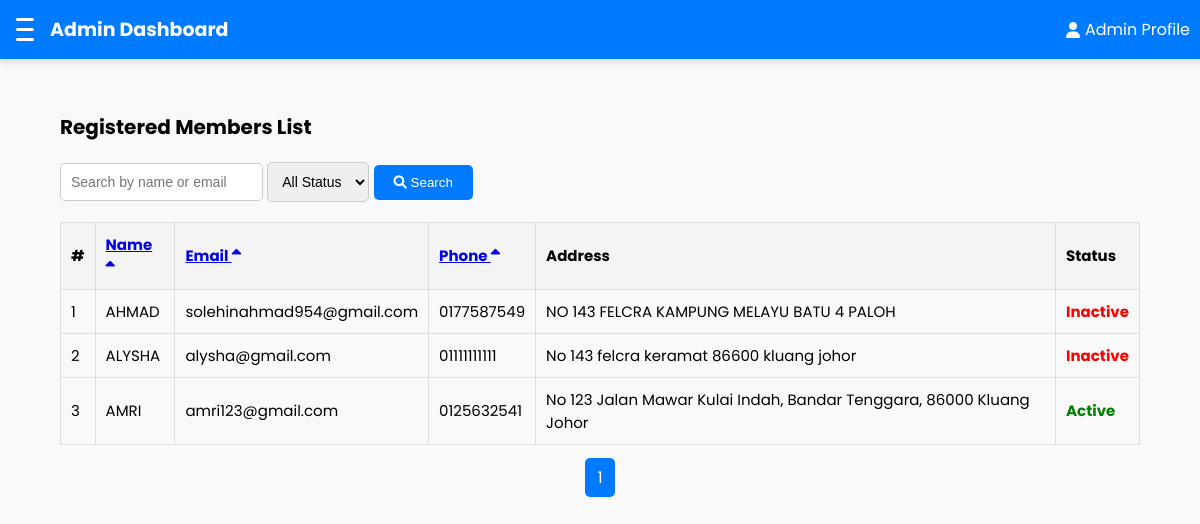
The page /admin/view_members.php (signed in) on the database its author committed.
### tables this page shows
CREATE TABLE `members` (
  `id` int(11) NOT NULL,
  `name` varchar(255) NOT NULL,
  `gender` enum('male','female') NOT NULL,
  `status` enum('inactive','active') DEFAULT 'inactive',
  `email` varchar(255) NOT NULL,
  `password` varchar(255) NOT NULL,
  `phone` varchar(20) DEFAULT NULL,
  `address` text DEFAULT NULL,
  `created_at` timestamp NOT NULL DEFAULT current_timestamp(),
  `profile_picture` varchar(255) DEFAULT NULL
);

### admin/view_members.php (the view, shortened to what this page needs)
<?php
include '../includes/db.php';
$search = isset($_GET['search']) ? $_GET['search'] : '';
$filter = isset($_GET['status']) ? $_GET['status'] : '';
$page = isset($_GET['page']) ? (int)$_GET['page'] : 1;
$limit = 10;
$offset = ($page - 1) * $limit;
$sort_column = isset($_GET['sort']) ? $_GET['sort'] : 'name';
$sort_order = isset($_GET['order']) && $_GET['order'] === 'desc' ? 'desc' : 'asc';
$query = "
    SELECT
        m.*,
        IFNULL(mp.status, 'inactive') AS membership_status
    FROM members m
    LEFT JOIN member_packages mp ON m.id = mp.member_id AND mp.status = 'active'
    WHERE (m.name LIKE '%$search%' OR m.email LIKE '%$search%')
";
$query .= " ORDER BY $sort_column $sort_order LIMIT $limit OFFSET $offset";
$result = $conn->query($query);
$total_query = "
    SELECT COUNT(*) as total
    FROM members m
    LEFT JOIN member_packages mp ON m.id = mp.member_id AND mp.status = 'active'
    WHERE (m.name LIKE '%$search%' OR m.email LIKE '%$search%')
";
$total_result = $conn->query($total_query);
$total_members = $total_result->fetch_assoc()['total'];
$total_pages = ceil($total_members / $limit);
$next_order = $sort_order === 'asc' ? 'desc' : 'asc';
?>
<!DOCTYPE html>
<html lang="en">
<head>
    <link rel="stylesheet" href="https://cdnjs.cloudflare.com/ajax/libs/font-awesome/6.0.0/css/all.min.css">
    <link rel="stylesheet" href="../css/admin.css">
</head>
<body>
<header>
    <nav class="navbar">
        <div class="navbar-left">
            <button class="hamburger" id="hamburger-menu">
                <span class="bar"></span>
                <span class="bar"></span>
                <span class="bar"></span>
            </button>
            <a href="dashboard.php" class="logo">Admin Dashboard</a>
        </div>
        <div class="profile">
            <a href="#"><i class="fas fa-user"></i> Admin Profile</a>
        </div>
    </nav>
</header>
<div class="dashboard-container">
    <main class="main-content">
        <div class="container">
            <h2>Registered Members List</h2>
            <div class="search-filter">
                <form method="GET">
                    <input type="text" name="search" placeholder="Search by name or email" value="<?php echo $search; ?>">
                    <select name="status">
                        <option value="">All Status</option>
                    </select>
                    <button type="submit"><i class="fas fa-search"></i> Search</button>
                </form>
            </div>
            <table>
                <thead>
                    <tr>
                        <th>#</th>
                        <th>
                            <a href="?search=<?php echo $search; ?>&status=<?php echo $filter; ?>&sort=name&order=<?php echo $next_order; ?>">
                                Name <i class="fas fa-sort-<?php echo $sort_column === 'name' ? $sort_order : 'asc'; ?>"></i>
                            </a>
                        </th>
                        <th>
                            <a href="?search=<?php echo $search; ?>&status=<?php echo $filter; ?>&sort=email&order=<?php echo $next_order; ?>">
                                Email <i class="fas fa-sort-<?php echo $sort_column === 'email' ? $sort_order : 'asc'; ?>"></i>
                            </a>
                        </th>
                        <th>
                            <a href="?search=<?php echo $search; ?>&status=<?php echo $filter; ?>&sort=phone&order=<?php echo $next_order; ?>">
                                Phone <i class="fas fa-sort-<?php echo $sort_column === 'phone' ? $sort_order : 'asc'; ?>"></i>
                            </a>
                        </th>
                        <th>
                            Address
                        </th>
                        <th>Status</th>
                    </tr>
                </thead>
                <tbody>
                    <?php if ($result->num_rows > 0): ?>
                        <?php $counter = $offset + 1; ?>
                        <?php while ($row = $result->fetch_assoc()): ?>
                            <tr>
                                <td><?php echo $counter++; ?></td>
                                <td><?php echo $row['name']; ?></td>
                                <td><?php echo $row['email']; ?></td>
                                <td><?php echo $row['phone']; ?></td>
                                <td><?php echo $row['address']; ?></td>
                                <td class="<?php echo $row['membership_status'] === 'active' ? 'status-active' : 'status-inactive'; ?>">
                                    <?php echo ucfirst($row['membership_status']); ?>
                                </td>
                            </tr>
                        <?php endwhile; ?>
                    <?php else: ?>
                        <tr>
                            <td colspan="6" style="text-align: center;">No members found.</td>
                        </tr>
                    <?php endif; ?>
                </tbody>
            </table>
            <div class="pagination">
                <?php for ($i = 1; $i <= $total_pages; $i++): ?>
                    <a href="?search=<?php echo $search; ?>&status=<?php echo $filter; ?>&page=<?php echo $i; ?>" class="<?php echo $i === $page ? 'active' : ''; ?>"><?php echo $i; ?></a>
                <?php endfor; ?>
            </div>
        </div>
    </main>
</div>
</body>
</html>

### css/admin.css (style rules this page uses)
body { font-family: Poppins, sans-serif; margin: 0; padding: 0; background-color: #f9f9f9; }
.dashboard-container { display: flex; min-height: 100vh; }
.navbar { background-color: #007bff; display: flex; justify-content: space-between; align-items: center; padding: 15px 10px; position: fixed; top: 0; left: 0; width: 100%; z-index: 1000; box-shadow: 0 4px 6px rgba(0, 0, 0, 0.1); }
.navbar-left { display: flex; align-items: center; gap: 10px; }
.navbar .profile { display: flex; align-items: center; gap: 20px; margin-right: 20px; }
.navbar .profile a { color: white; text-decoration: none; font-size: 16px; display: flex; align-items: center; gap: 5px; transition: color 0.3s; }
.hamburger { background: none; border: none; cursor: pointer; display: flex; flex-direction: column; justify-content: space-between; width: 30px; height: 25px; transition: all 0.3s ease; }
.hamburger .bar { height: 3px; width: 100%; background-color: white; border-radius: 2px; transition: transform 0.3s ease, opacity 0.3s ease; }
.logo { font-size: 19px; font-weight: bold; color: white; text-decoration: none; }
.profile { display: flex; gap: 15px; align-items: center; }
.profile a { color: white; text-decoration: none; font-size: 16px; transition: color 0.3s; }
.main-content { margin-top: 5px; padding: 20px; transition: margin-left 0.3s ease; }
.main-content { flex: 1; padding: 70px 40px; background-color: #f9f9f9; }
h2 { font-size: 20px; margin-bottom: 20px; }
.dashboard-container { display: flex; flex-direction: column; gap: 30px; }

### admin/view_members.php (style rules this page uses)
.container { padding: 20px; }
.search-filter { display: flex; justify-content: space-between; margin-bottom: 20px; }
.search-filter input, .search-filter select { padding: 10px; font-size: 14px; border: 1px solid #ccc; border-radius: 5px; }
.search-filter button { padding: 10px 20px; background-color: #007bff; color: white; border: none; border-radius: 5px; cursor: pointer; }
table { width: 100%; border-collapse: collapse; }
table th, table td { padding: 10px; border: 1px solid #ddd; text-align: left; font-size: 15px; }
table th { background-color: #f4f4f4; font-weight: bold; }
.pagination { margin-top: 20px; text-align: center; }
.pagination a { padding: 8px 12px; text-decoration: none; border: 1px solid #ddd; margin: 0 5px; border-radius: 5px; color: #007bff; }
.pagination a.active { background-color: #007bff; color: white; border: none; }
.status-active { color: green; font-weight: bold; }
.status-inactive { color: red; font-weight: bold; }

### rows shown on the page
members: name "AHMAD", email "solehinahmad954@gmail.com", phone "0177587549", address "NO 143 FELCRA KAMPUNG MELAYU BATU 4 PALOH", membership_status "Inactive"
members: name "ALYSHA", email "alysha@gmail.com", phone "01111111111", address "No 143 felcra keramat 86600 kluang johor", membership_status "Inactive"
members: name "AMRI", email "amri123@gmail.com", phone "0125632541", address "No 123 Jalan Mawar Kulai Indah, Bandar Tenggara, 86000 Kluang Johor", membership_status "Active"
